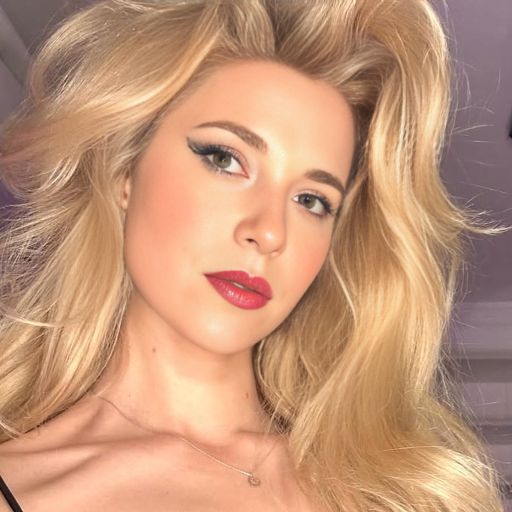
#> input picture analysis/private/reinbow_person_replace/identity_v3/02_TARGET_BLONDE.png, 1024 x 1024 px (shown at 1/2 size)
$ python build_spatial_binding_board.py
#> lines starting #> are read from the running program, lines starting #| are printed output that depends on the picture
from __future__ import annotations

import hashlib
import json
from pathlib import Path
from typing import Any

from PIL import Image, ImageDraw, ImageFont


CANVAS_SIZE = (1080, 1920)
PORTRAIT_SIZE = 280
FONT_PATHS = (
    Path(r"C:\Windows\Fonts\arialbd.ttf"),
    Path(r"C:\Windows\Fonts\arial.ttf"),
)
BINDINGS = (
    {
        "filename": "02_TARGET_BLONDE.png",
        "target_tag": "TARGET_BLONDE",
        "source_object_id": "SRC_BLONDE",
        "locator": "first-frame left",
        "xy": (45, 250),
        "color": (226, 174, 74),
    },
    {
        "filename": "01_TARGET_MAN.png",
        "target_tag": "TARGET_MAN",
        "source_object_id": "SRC_MAN",
        "locator": "first-frame center",
        "xy": (400, 250),
        "color": (73, 135, 220),
    },
    {
        "filename": "03_TARGET_DARK.png",
        "target_tag": "TARGET_DARK",
        "source_object_id": "SRC_DARK",
        "locator": "first-frame right",
        "xy": (755, 250),
        "color": (164, 100, 201),
    },
    {
        "filename": "04_TARGET_CAT.png",
        "target_tag": "TARGET_CAT",
        "source_object_id": "SRC_ALIEN",
        "locator": "enters from left at 3.15s",
        "xy": (45, 1110),
        "color": (74, 174, 157),
    },
)


def _font(size: int) -> ImageFont.FreeTypeFont | ImageFont.ImageFont:
    for path in FONT_PATHS:
        if path.is_file():
            return ImageFont.truetype(str(path), size=size)
    return ImageFont.load_default()


def _square_portrait(path: Path) -> Image.Image:
    with Image.open(path) as source:
        image = source.convert("RGB")
    side = min(image.size)
    left = (image.width - side) // 2
    top = (image.height - side) // 2
    image = image.crop((left, top, left + side, top + side))
    return image.resize((PORTRAIT_SIZE, PORTRAIT_SIZE), Image.Resampling.LANCZOS)


def build_board(identity_dir: Path, output_path: Path) -> dict[str, Any]:
    identity_dir = Path(identity_dir)
    output_path = Path(output_path)
    canvas = Image.new("RGB", CANVAS_SIZE, (236, 236, 232))
    draw = ImageDraw.Draw(canvas)
    title_font = _font(42)
    tag_font = _font(30)
    detail_font = _font(23)

    draw.text((45, 55), "SPATIAL IDENTITY BINDING MAP", fill=(20, 20, 20), font=title_font)
    draw.text((45, 115), "MAPPING ONLY — @Image1..4 remain identity authorities", fill=(65, 65, 65), font=detail_font)
    draw.rounded_rectangle((35, 190, 1045, 760), radius=24, outline=(110, 110, 105), width=4)
    draw.text((45, 805), "LATER ENTRANT", fill=(20, 20, 20), font=tag_font)
    draw.rounded_rectangle((35, 865, 390, 1690), radius=24, outline=(110, 110, 105), width=4)

    manifest_bindings: list[dict[str, str]] = []
    for item in BINDINGS:
        source_path = identity_dir / str(item["filename"])
        if not source_path.is_file():
            raise FileNotFoundError(source_path)
        x, y = item["xy"]
        color = item["color"]
        portrait = _square_portrait(source_path)
#> in _square_portrait, source is the input picture: PIL image 1024x1024 RGB; mean R, G, B 195, 148.6, 119
#> in _square_portrait, `return image.resize((PORTRAIT_SIZE, PORTRAIT_SIZE), Image.Resampling.L..`:
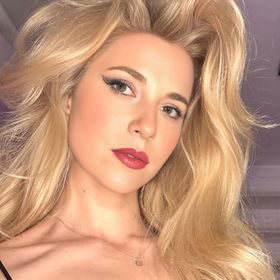
#> returned value: PIL image 280x280 RGB; mean R, G, B 195, 148.6, 119
        canvas.paste(portrait, (x, y))
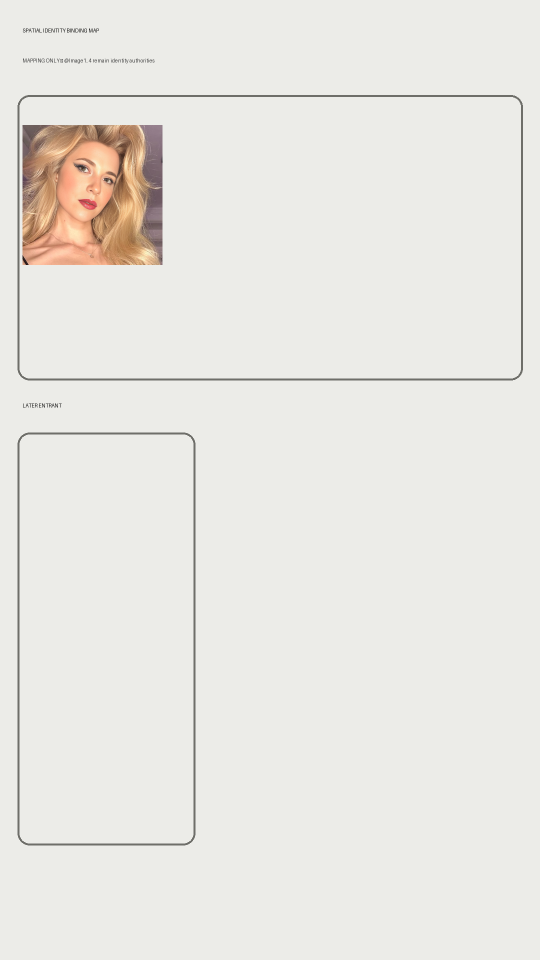
#> canvas: PIL image 1080x1920 RGB (shown at 1/2 size); mean R, G, B 233, 231.3, 226.3
        draw.rectangle((x - 5, y - 5, x + PORTRAIT_SIZE + 5, y + PORTRAIT_SIZE + 5), outline=color, width=10)
        draw.text((x, y + 305), str(item["target_tag"]), fill=(15, 15, 15), font=tag_font)
        draw.text((x, y + 350), f"replaces {item['source_object_id']}", fill=color, font=detail_font)
        draw.text((x, y + 390), str(item["locator"]), fill=(60, 60, 60), font=detail_font)
        manifest_bindings.append({
            "target_tag": str(item["target_tag"]),
            "source_object_id": str(item["source_object_id"]),
            "locator": str(item["locator"]),
        })
#> pass 2 of the loop in build_board, `for item in BINDINGS:`:
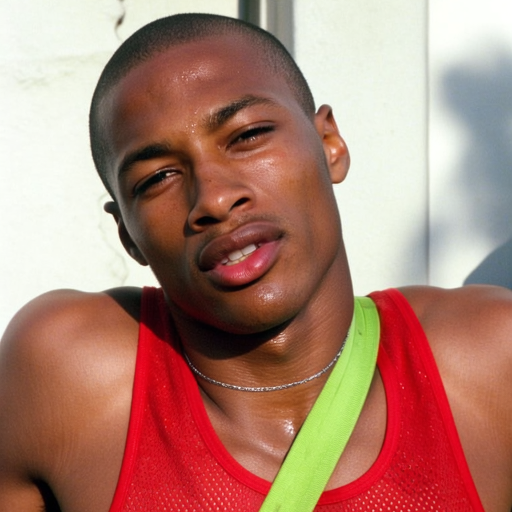
#> input picture analysis/private/reinbow_person_replace/identity_v3/01_TARGET_MAN.png, 1024 x 1024 px (shown at 1/2 size)
#> in _square_portrait, source is the input picture: PIL image 1024x1024 RGB; mean R, G, B 174.8, 129.5, 115
#> in _square_portrait (call 2), `return image.resize((PORTRAIT_SIZE, PORTRAIT_SIZE), Image.Resampling.L..`:
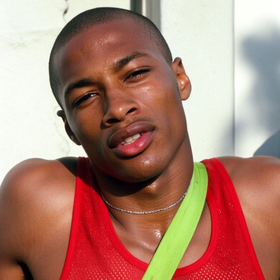
#> returned value: PIL image 280x280 RGB; mean R, G, B 174.8, 129.5, 115
#> in build_board, `canvas.paste(portrait, (x, y))`:
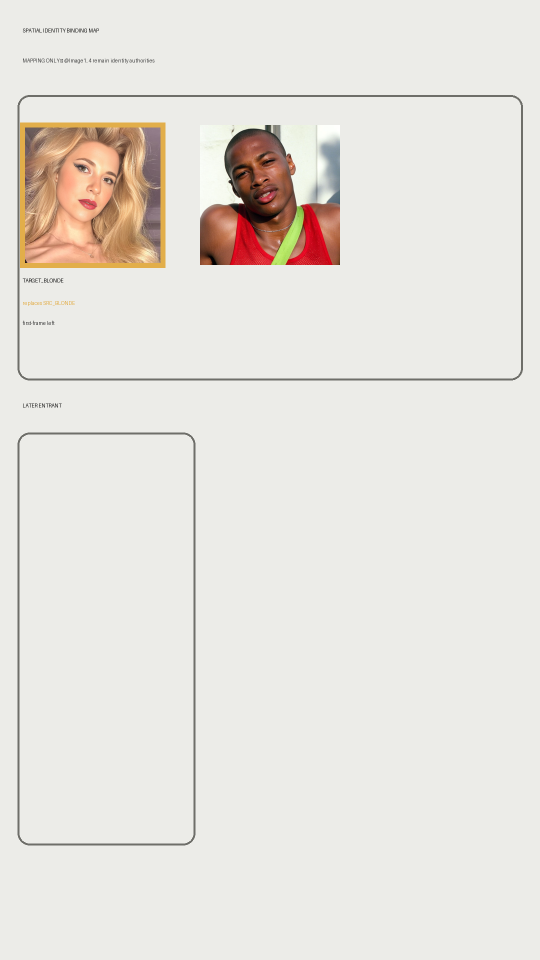
#> canvas: PIL image 1080x1920 RGB (shown at 1/2 size); mean R, G, B 230.8, 227.1, 221.2
#> pass 3 of the loop in build_board, `for item in BINDINGS:`:
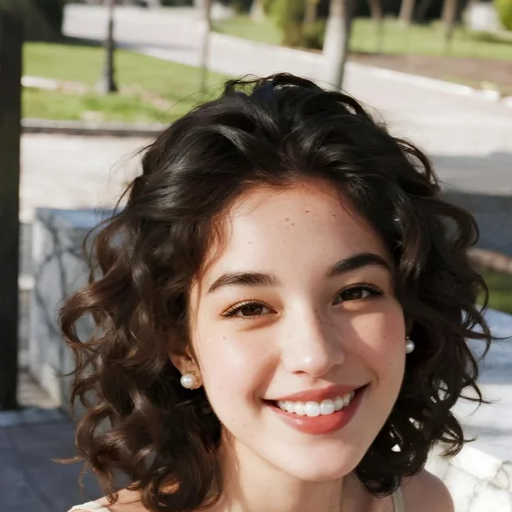
#> input picture analysis/private/reinbow_person_replace/identity_v3/03_TARGET_DARK.png, 1024 x 1024 px (shown at 1/2 size)
#> in _square_portrait, source is the input picture: PIL image 1024x1024 RGB; mean R, G, B 123, 110.1, 97.1
#> in _square_portrait (call 3), `return image.resize((PORTRAIT_SIZE, PORTRAIT_SIZE), Image.Resampling.L..`:
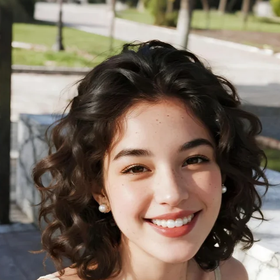
#> returned value: PIL image 280x280 RGB; mean R, G, B 123, 110.1, 97.1
#> in build_board, `canvas.paste(portrait, (x, y))`:
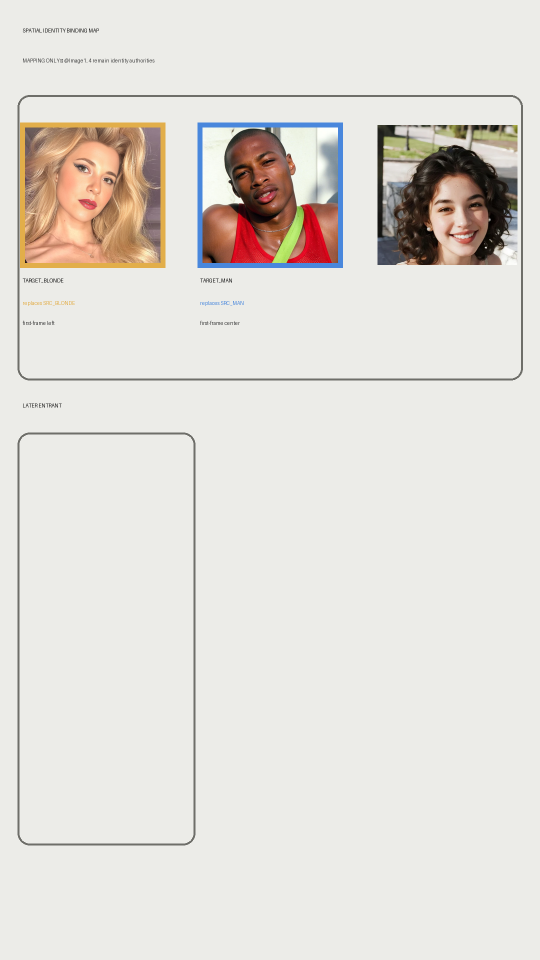
#> canvas: PIL image 1080x1920 RGB (shown at 1/2 size); mean R, G, B 225.7, 222, 216.2
#> the loop made 4 passes; the first 3 are shown

    draw.text((45, 1775), "Do not transfer background, wardrobe, pose, camera, motion or style from this board.", fill=(45, 45, 45), font=detail_font)
    output_path.parent.mkdir(parents=True, exist_ok=True)
    canvas.save(output_path, format="PNG", optimize=False, compress_level=9)
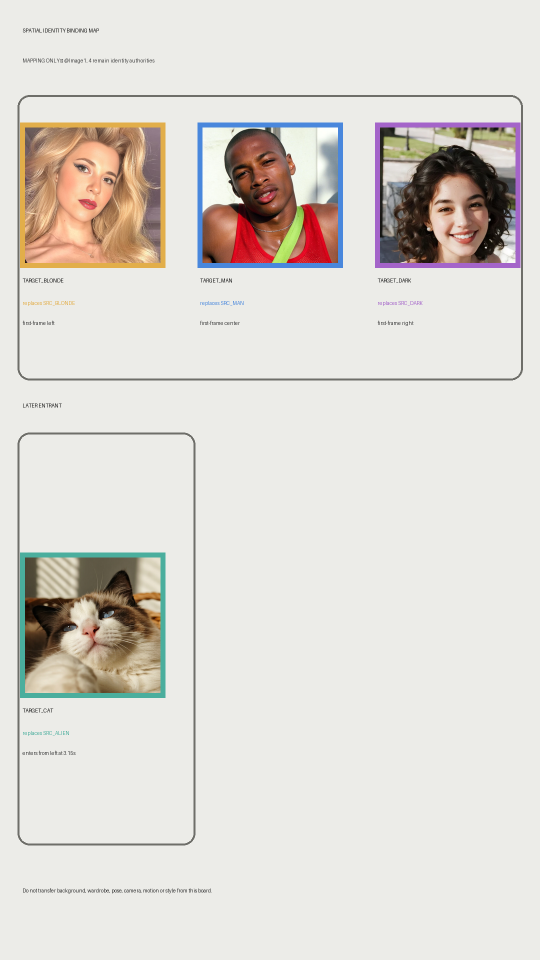
#> saved as spatial_binding_board_v1.png: PIL image 1080x1920 RGB (shown at 1/2 size); mean R, G, B 221.5, 217.4, 211.5
    digest = hashlib.sha256(output_path.read_bytes()).hexdigest()
    manifest: dict[str, Any] = {
        "schema_version": "reinbow-spatial-binding-board/v1",
        "width": CANVAS_SIZE[0],
        "height": CANVAS_SIZE[1],
        "sha256": digest,
        "bindings": manifest_bindings,
    }
    manifest_path = output_path.with_suffix(".manifest.json")
    manifest_path.write_text(json.dumps(manifest, ensure_ascii=False, indent=2) + "\n", encoding="utf-8")
    return manifest


if __name__ == "__main__":
    root = Path(__file__).resolve().parent
    result = build_board(root / "identity_v3", root / "spatial_binding_board_v1.png")
    print(json.dumps(result, ensure_ascii=False))
